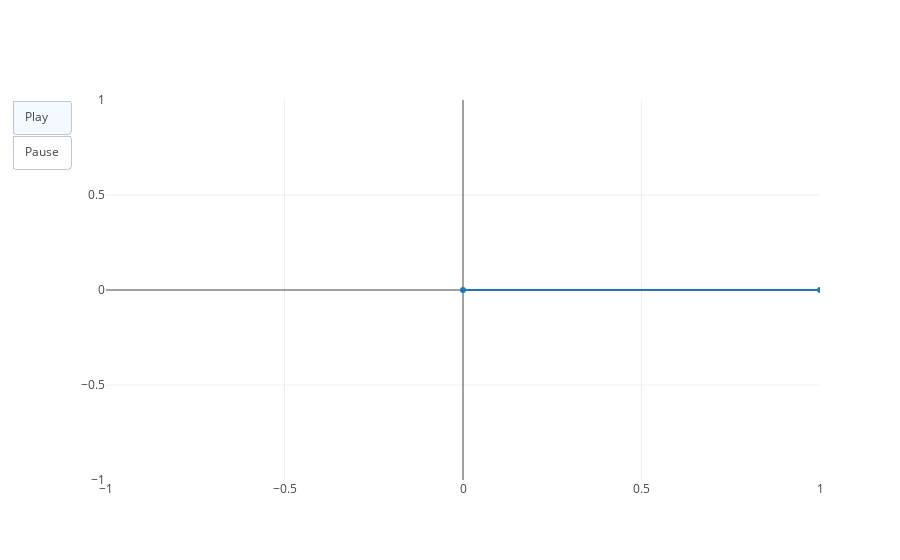

Source (notebook cell):
### Code cell
layout=go.Layout(title="Pendulo",yaxis=dict(title="x"),xaxis=dict(title="y"))

figure={'data': [
        {
            'x': [0,l*np.sin(sol2[0,0])],
            'y': [0,-l*np.cos(sol2[0,0])],
            'mode': 'lines+markers'}
],
        'layout': {'xaxis': {'range': [-1, 1], 'autorange': False},
                     'yaxis': {'range': [-1, 1], 'autorange': False},
                   'updatemenus':[{'type':'buttons','buttons': [
            {
                'args': [None, {'frame': {'duration': 100, 'redraw': True},
                         'fromcurrent': True, 'transition': {'duration': 0, 'easing':'bounce'}}],
                'label': 'Play',
                'method': 'animate'
            },
            {
                'args': [[None], {'frame': {'duration': 0, 'redraw': False}, 'mode': 'immediate',
                'transition': {'duration': 0}}],
                'label': 'Pause',
                'method': 'animate'
            }]}],
                  },
                   
        'frames': [{'data': [{'x':[0,l*np.sin(sol2[i,0])] ,'y':[0,-l*np.cos(sol2[i,0])] ,
                    'mode': 'lines+markers'}]} for i in range(200)]
       }
        
py.offline.iplot(figure)

### Figure 1 — Plotly figure (JSON) as saved in the notebook; plotly's stock layout.template omitted (floating-point values rounded to 4 significant figures)
{"data": [{"mode": "lines+markers", "type": "scatter", "uid": "ffb7525c-c918-11e8-83a9-e839354c1137", "x": [0, 1], "y": [0, -6.123e-17]}], "layout": {"updatemenus": [{"buttons": [{"args": [null, {"frame": {"duration": 100, "redraw": true}, "fromcurrent": true, "transition": {"duration": 0, "easing": "bounce"}}], "label": "Play", "method": "animate"}, {"args": [[null], {"frame": {"duration": 0, "redraw": false}, "mode": "immediate", "transition": {"duration": 0}}], "label": "Pause", "method": "animate"}], "type": "buttons"}], "xaxis": {"autorange": false, "range": [-1, 1]}, "yaxis": {"autorange": false, "range": [-1, 1]}}}
